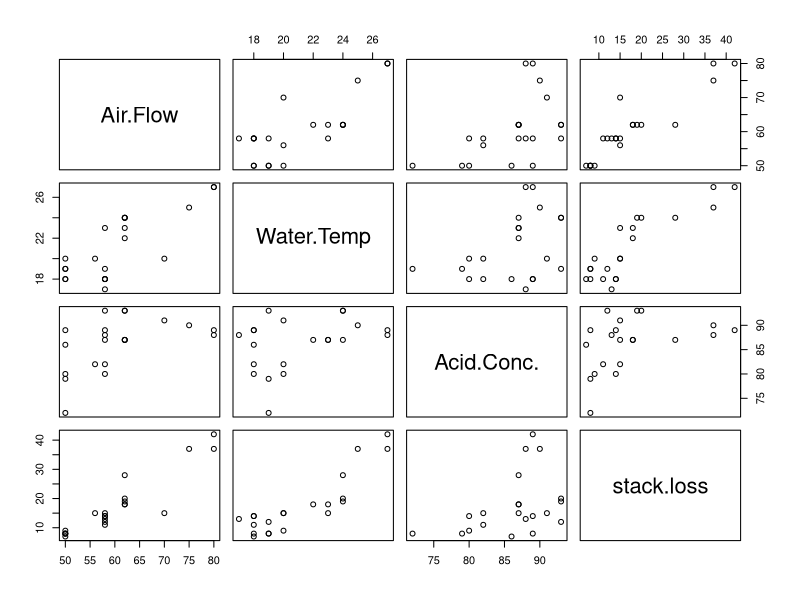

Reproduce this figure in R.
## stackloss{datasets} 자료에 대해 저항회귀를 수행한다.
data(stackloss)
force(stackloss)
str(stackloss)
pairs(stackloss)
## LMS와 LTS 회귀 적합
# 일차분석에서 유의하지 않은 변수(Acid.Conc.)는 제외하였음
# LMS 회귀적합: MASS::lmsreg() 사용
MASS::lmsreg(stack.loss ~ . -Acid.Conc. , data = stackloss)
# lqs(stack.loss ~ . - Acid.Conc., data = stackloss, method = "lms")와 동일

# LTS 회귀적합: MASS::ltsreg() 사용
MASS::ltsreg(stack.loss ~ . -Acid.Conc. , data = stackloss)
# lqs(stack.loss ~ . - Acid.Conc., data = stackloss, method = "lts")와 동일

## 일반선형회귀모형과의 비교
glm(stack.loss ~ . -Acid.Conc. , data = stackloss)
